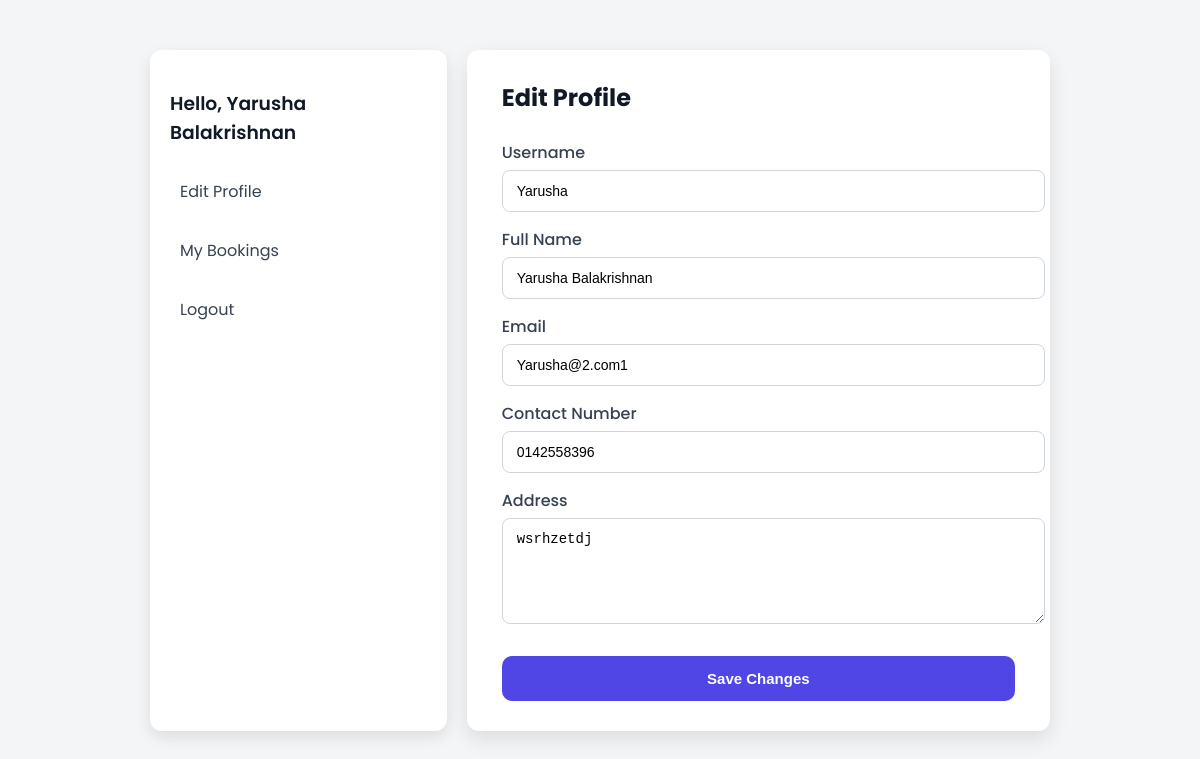
The page /edit_profile.php (signed in) on the database its author committed.
### tables this page shows
CREATE TABLE `customer` (
  `id` int(11) NOT NULL,
  `username` varchar(50) NOT NULL,
  `cust_name` varchar(100) NOT NULL,
  `cust_email` varchar(255) NOT NULL,
  `contact_number` varchar(20) DEFAULT NULL,
  `password_hash` varchar(255) NOT NULL,
  `created_at` timestamp NOT NULL DEFAULT current_timestamp(),
  `address` text DEFAULT NULL,
  `status` varchar(20) NOT NULL DEFAULT 'active'
);

### edit_profile.php (the view, shortened to what this page needs)
<?php
include "../db_customer.php";
$customer_id = $_SESSION['customer_id'];
$sql = "SELECT * FROM customer WHERE id=?";
$stmt = $conn->prepare($sql);
$stmt->bind_param("i", $customer_id);
$stmt->execute();
$user = $stmt->get_result()->fetch_assoc();
?>
<!DOCTYPE html>
<html lang="en">
<head>
</head>
<body>
<div class="profile-container">
    <div class="profile-sidebar">
        <h3>Hello, <?= htmlspecialchars($user['cust_name']); ?></h3>
        <a href="edit_profile.php">Edit Profile</a>
        <a href="../bookingroom/roombooking.php">My Bookings</a>
        <a href="../customer_logout.php">Logout</a>
    </div>
    <div class="profile-main">
        <h2>Edit Profile</h2>
        <form action="update_profile.php" method="POST">
            <label>Username</label>
            <input type="text" name="username" value="<?= htmlspecialchars($user['username']); ?>" required>
            <label>Full Name</label>
            <input type="text" name="cust_name" value="<?= htmlspecialchars($user['cust_name']); ?>" required>
            <label>Email</label>
            <input type="email" name="cust_email" value="<?= htmlspecialchars($user['cust_email']); ?>" required>
            <label>Contact Number</label>
            <input type="text" name="contact_number" value="<?= htmlspecialchars($user['contact_number']); ?>" required>
            <label>Address</label>
            <textarea name="address" required><?= htmlspecialchars($user['address']); ?></textarea>
            <button type="submit">Save Changes</button>
        </form>
    </div>
</div>
</body>
</html>

### edit_profile.php (style rules this page uses)
body { font-family: 'Poppins', sans-serif; background-color: #f4f5f7; margin: 0; padding: 0; }
.profile-container { max-width: 900px; margin: 50px auto; display: flex; flex-wrap: wrap; justify-content: center; gap: 20px; }
.profile-sidebar { flex: 1; min-width: 220px; background: #fff; border-radius: 12px; padding: 20px; box-shadow: 0 6px 15px rgba(0,0,0,0.1); }
.profile-sidebar h3 { font-weight: 600; margin-bottom: 20px; color: #111827; }
.profile-sidebar a { display: block; padding: 12px 10px; margin-bottom: 10px; color: #374151; text-decoration: none; border-radius: 8px; transition: 0.2s; }
.profile-main { flex: 2; min-width: 300px; background: #fff; border-radius: 12px; padding: 30px 35px; box-shadow: 0 8px 20px rgba(0,0,0,0.1); }
.profile-main h2 { margin-top: 0; margin-bottom: 25px; color: #111827; }
.profile-main label { font-weight: 500; color: #374151; display: block; margin-bottom: 5px; margin-top: 15px; }
.profile-main input, .profile-main textarea { width: 100%; padding: 12px 14px; border: 1px solid #d1d5db; border-radius: 8px; font-size: 14px; transition: 0.3s; }
.profile-main textarea { min-height: 80px; resize: vertical; }
.profile-main button { margin-top: 25px; width: 100%; padding: 14px; border: none; border-radius: 10px; background-color: #4f46e5; color: #fff; font-weight: 600; font-size: 15px; cursor: pointer; transition: 0.3s; }

### rows shown on the page
customer: cust_name "Yarusha Balakrishnan", username "Yarusha", cust_email "Yarusha@2.com1", contact_number "0142558396", address "wsrhzetdj"
